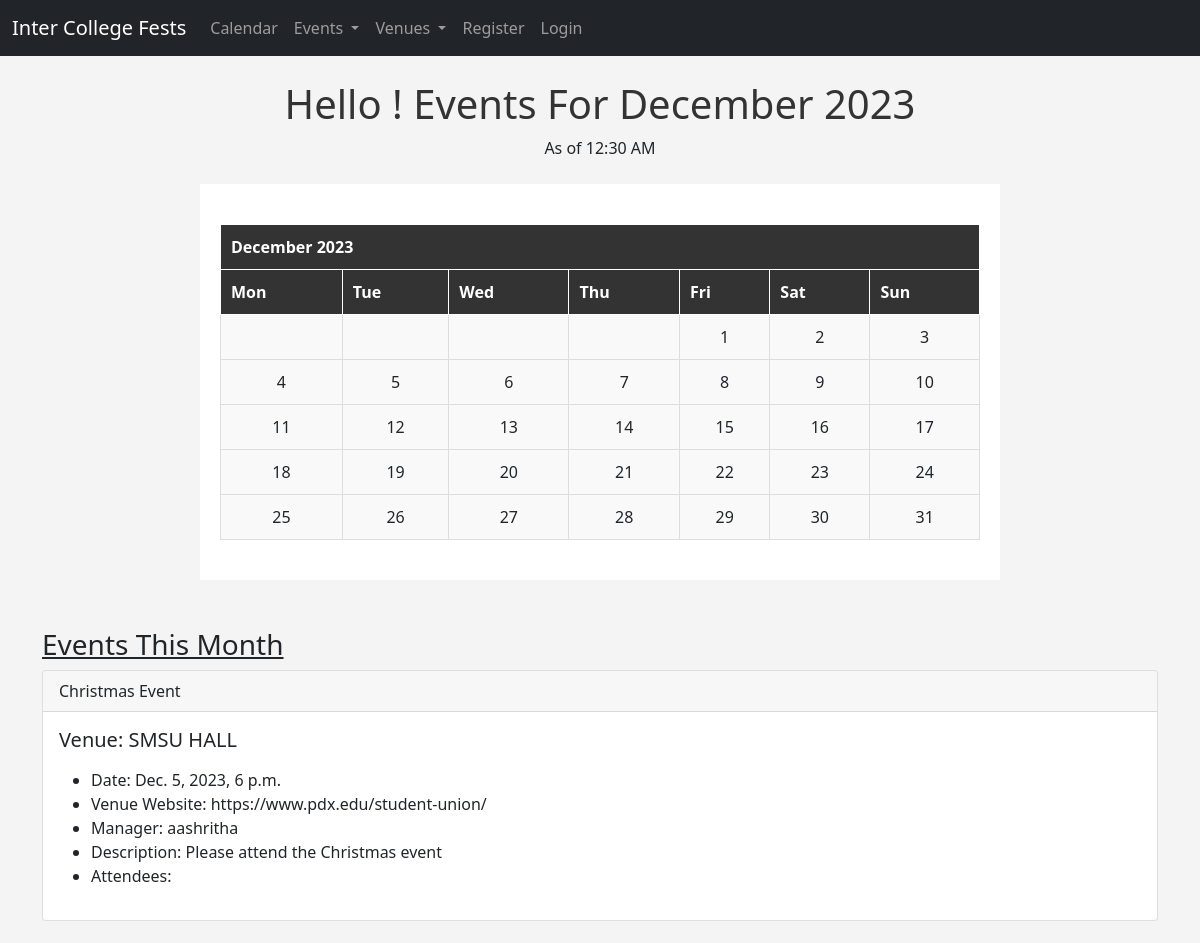
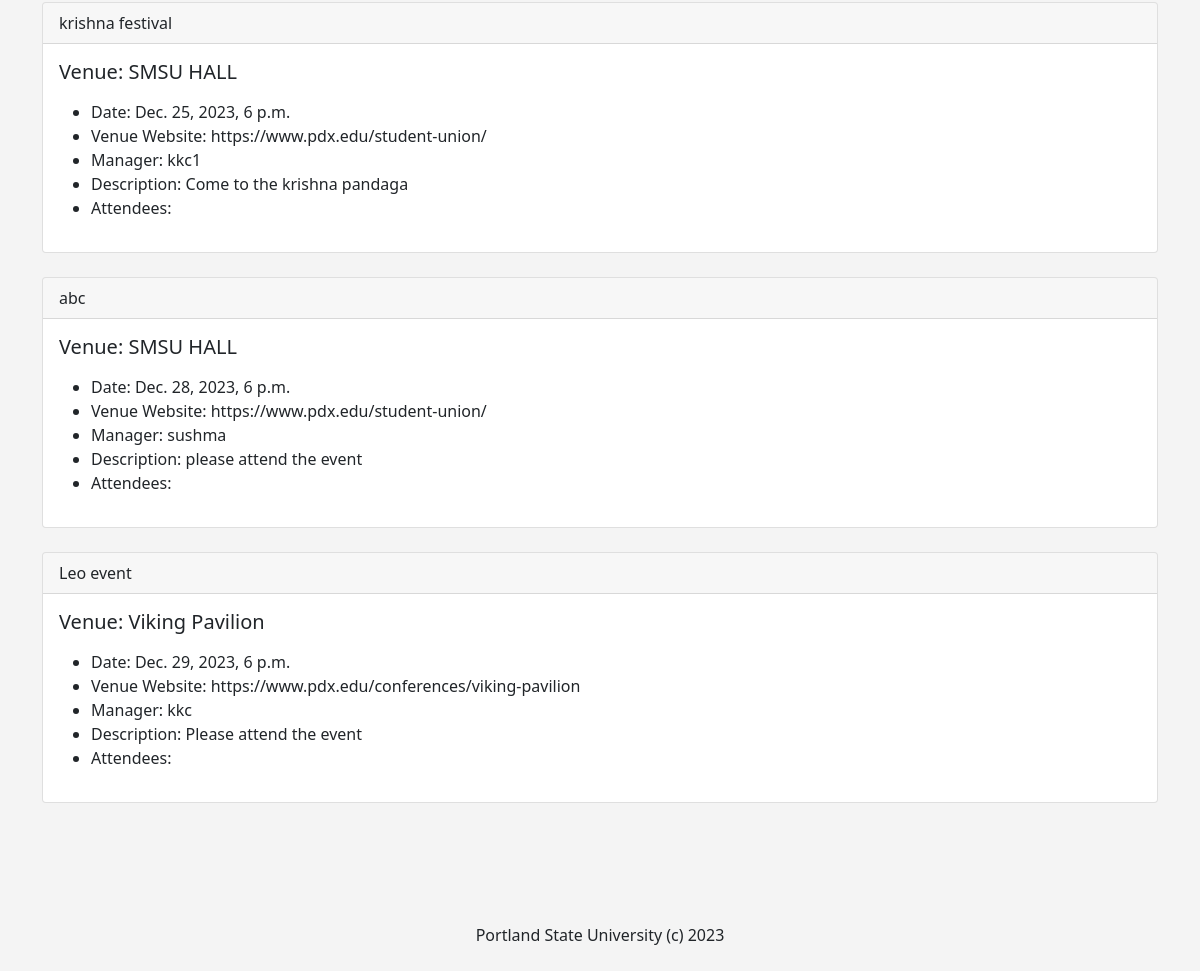
The page / on the database its author committed (2 pictures, top to bottom).
### events/models.py (models this page shows)
class Event(models.Model):
	name = models.CharField('Event Name', max_length=120)
	event_date = models.DateTimeField('Event Date', )
	venue = models.ForeignKey(Venue, blank=True, null=True, on_delete=models.CASCADE)
	manager =  models.ForeignKey(User, blank=True, null=True, on_delete=models.SET_NULL)
	description = models.TextField(blank=True)
	attendees = models.ManyToManyField(Members, blank=True)
	approved = models.BooleanField('Aprroved', default=False)
	def __str__(self):
		return self.name

class Venue(models.Model):
	name = models.CharField('Venue Name', max_length=120)
	address = models.CharField(max_length=300)
	zip_code = models.CharField('Zip Code', max_length=15)
	phone = models.CharField('Contact Number', max_length=15, blank=True)
	web = models.URLField('Website Address',blank=True)
	email_address = models.EmailField('Email Address',blank=True)
	owner = models.IntegerField('Venue Owner', blank=False, default=1)
	def __str__(self):
		return self.name

### events/views.py (the view)
# urls.py: path('', views.home, name="home"),
def home(request, year=datetime.now().year, month=datetime.now().strftime('%B')):
	name = "Honey"
	month = month.capitalize()
	month_number = list(calendar.month_name).index(month)
	month_number = int(month_number)
	cal = HTMLCalendar().formatmonth(
		year,
		month_number)
	now = datetime.now()
	current_year = now.year
	event_list = Event.objects.filter(
		event_date__year = year,
		event_date__month = month_number
		)
	time = now.strftime('%I:%M %p')
	return render(request,
		'events/home.html', {
		"name": name,
		"year": year,
		"month": month,
		"month_number": month_number,
		"cal": cal,
		"current_year": current_year,
		"time":time,
		"event_list": event_list,
		})

### events/templates/events/home.html (shortened to what this page needs)
{% extends 'events/base.html' %}
{% block content %}
  <center>
  <h1>Hello ! Events For {{ month }} {{ year }}</h1>
  As of {{ time }}
  <br/><br/>
  <div id="calendar-container">
  {{ cal|safe }}
</div>
  <br/><br/>
</center>
  <h3><u>Events This Month</u></h3>
  {% if event_list %}
    {% for event in event_list %}
    <div class="card">
  <div class="card-header">
    {{ event }}
  </div>
  <div class="card-body">
    <h5 class="card-title">Venue: {{ event.venue }}</h5>
    <p class="card-text">
      <ul>
<li>Date: {{ event.event_date }}</li>
<li>Venue Website: {{ event.venue.web }}</li>
<li>Manager: {{ event.manager }}</li>
<li>Description: {{ event.description }}</li>
  <li>Attendees:<br/>
  </li>
  </ul>
    </p>
  </div>
</div>
    <br/>
    {% endfor %}
  {% else %}
  <h3>Sorry! But there are no events happening in this month.</h3>
  {% endif %}
  <center>
  <br/><br/><br/><br/>
  Portland State University (c) {{ current_year }}
  </center>
{% endblock %}

### events/templates/events/base.html (shortened to what this page needs)
<!doctype html>
<html lang="en">
  <head>
    <link href="https://cdn.jsdelivr.net/npm/bootstrap@5.0.2/dist/css/bootstrap.min.css" rel="stylesheet">
  </head>
  <body>
    {% include 'events/navbar.html' %}
    <br/>
    <div class="container">
  	{% block content %}
	{% endblock %}
	</div>
	<br/>
  </body>
</html>

### events/templates/events/navbar.html (shortened to what this page needs)
<nav class="navbar navbar-expand-lg navbar-dark bg-dark">
  <div class="container-fluid">
    <a class="navbar-brand" href="{% url 'home' %}">Inter College Fests</a>
    <div class="collapse navbar-collapse" id="navbarSupportedContent">
      <ul class="navbar-nav me-auto mb-2 mb-lg-0">
        <li class="nav-item">
          <a class="nav-link" href="{% url 'home' '2023' 'December' %}">Calendar</a>
        </li>
        <li class="nav-item dropdown">
          <a class="nav-link dropdown-toggle" href="#" id="navbarDropdown" role="button" data-bs-toggle="dropdown" aria-expanded="false">
            Events
          </a>
        </li>
      <li class="nav-item dropdown">
          <a class="nav-link dropdown-toggle" href="#" id="navbarDropdown" role="button" data-bs-toggle="dropdown" aria-expanded="false">
            Venues
          </a>
        </li>
      {% if user.is_authenticated %}
      {% if user.is_superuser %}
          <li class="nav-item">
          <a class="nav-link" href="{% url 'admin_approval' %}">Admin</a>
        </li>
      {%endif %}
        <li class="nav-item">
          <a class="nav-link" href="{% url 'logout' %}">Logout</a>
        </li>
      {% else %}
        <li class="nav-item">
          <a class="nav-link" href="{% url 'register_user' %}">Register</a>
        </li>
        <li class="nav-item">
          <a class="nav-link" href="{% url 'login' %}">Login</a>
        </li>
      {% endif %}
      </ul>
    </div>
  </div>
</nav>

### events/templates/events/base.html (style rules this page uses)
body { background: #f4f4f4; }

### events/templates/events/home.html (style rules this page uses)
#calendar-container { max-width: 800px; margin: auto; padding: 20px; background-color: #fff; }
#calendar-container table { width: 100%; border-collapse: collapse; margin: 20px auto; }
#calendar-container th { background-color: #333; color: white; padding: 10px; border: 1px solid #fff; }
#calendar-container td { text-align: center; padding: 10px; border: 1px solid #ddd; background-color: #f9f9f9; }
h1 { text-align: center; color: #333; }

### rows shown on the page
Event: name "Christmas Event", venue "SMSU HALL", event_date "Dec. 5, 2023, 6 p.m.", venue.web "https://www.pdx.edu/student-union/", manager "aashritha", description "Please attend the Christmas event"
Event: name "krishna festival", venue "SMSU HALL", event_date "Dec. 25, 2023, 6 p.m.", venue.web "https://www.pdx.edu/student-union/", manager "kkc1", description "Come to the krishna pandaga"
Event: name "abc", venue "SMSU HALL", event_date "Dec. 28, 2023, 6 p.m.", venue.web "https://www.pdx.edu/student-union/", manager "sushma", description "please attend the event"
Event: name "Leo event", venue "Viking Pavilion", event_date "Dec. 29, 2023, 6 p.m.", venue.web "https://www.pdx.edu/conferences/viking-pavilion", manager "kkc", description "Please attend the event"

### other values the page prints
{{ month }} "December"
{{ cal|safe }} "December 2023 Mon Tue Wed Thu Fri Sat Sun 1 2 3 4 5 6 7 8 9 10 11 12 13 14 15 16 17 18 19 20 21 22 23 24 25 26 27 28 29 30 31"
